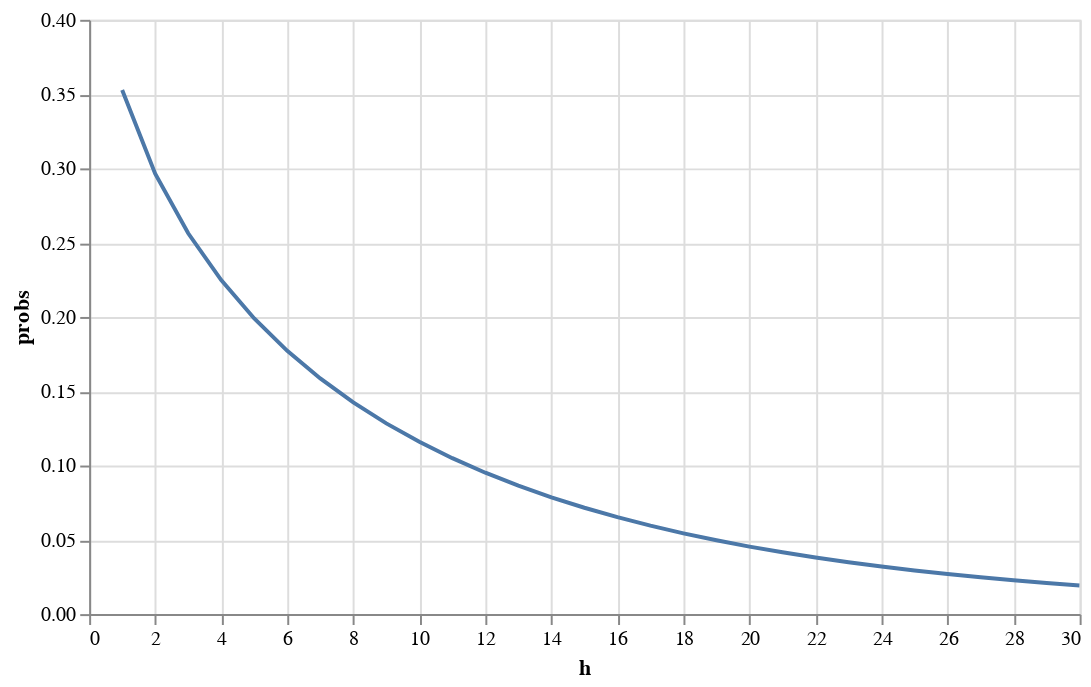

Notebook code for this chart:
### Code cell
probs_1965_1999 = h_years_probs(sub_1965_1999, 30)
plot_line(probs_1965_1999, x="h", y="probs")

### Figure 1 — Vega-Lite specification as saved in the notebook (floating-point values rounded to 4 significant figures)
{"config": {"view": {"continuousWidth": 300, "continuousHeight": 300}}, "data": {"name": "data-8528388e2315e78fcbd4532af6e4928f"}, "mark": {"type": "line", "tooltip": true}, "encoding": {"x": {"field": "h", "type": "quantitative"}, "y": {"field": "probs", "type": "quantitative"}}, "params": [{"name": "param_11", "select": {"type": "interval", "encodings": ["x", "y"]}, "bind": "scales"}], "width": 500, "$schema": "https://vega.github.io/schema/vega-lite/v5.20.1.json", "datasets": {"data-8528388e2315e78fcbd4532af6e4928f": [{"h": 1, "probs": 0.3527}, {"h": 2, "probs": 0.2965}, {"h": 3, "probs": 0.2563}, {"h": 4, "probs": 0.2248}, {"h": 5, "probs": 0.199}, {"h": 6, "probs": 0.1772}, {"h": 7, "probs": 0.1586}, {"h": 8, "probs": 0.1425}, {"h": 9, "probs": 0.1284}, {"h": 10, "probs": 0.116}, {"h": 11, "probs": 0.105}, {"h": 12, "probs": 0.09518}, {"h": 13, "probs": 0.08644}, {"h": 14, "probs": 0.07861}, {"h": 15, "probs": 0.07158}, {"h": 16, "probs": 0.06525}, {"h": 17, "probs": 0.05954}, {"h": 18, "probs": 0.05437}, {"h": 19, "probs": 0.0497}, {"h": 20, "probs": 0.04546}, {"h": 21, "probs": 0.0416}, {"h": 22, "probs": 0.0381}, {"h": 23, "probs": 0.03492}, {"h": 24, "probs": 0.03201}, {"h": 25, "probs": 0.02937}, {"h": 26, "probs": 0.02695}, {"h": 27, "probs": 0.02475}, {"h": 28, "probs": 0.02273}, {"h": 29, "probs": 0.02089}, {"h": 30, "probs": 0.0192}]}}
